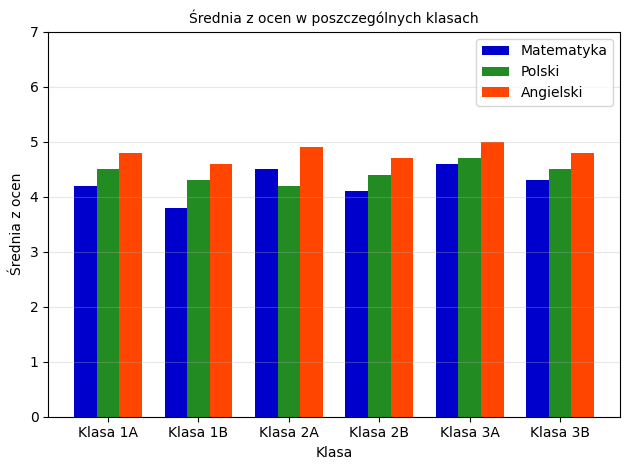

This chart was generated by the following Python code:
#Zad.2. Na bazie pliku oceny11.xlsx stwórz wykres słupkowy. 
#Zadbaj o jego podpisanie i estetykę.

# %%
import xlrd
import openpyxl
import pandas as pd
import numpy as np
import matplotlib.pyplot as plt
from matplotlib.ticker import MultipleLocator
from sqlite3 import connect

#%%
data = pd.read_excel('oceny11.xlsx')

#%% 
Klasa = data["Klasa"]
Matematyka = data['Matematyka']
Polski = data["Polski"]
Angielski = data ["Angielski"]

X = np.arange(len(Klasa))
fig, ax = plt.subplots()
ax.bar (X-0.25, Matematyka,color='mediumblue',width=0.25, label= "Matematyka" )
ax.bar (X, Polski, color = 'forestgreen', width = 0.25 , label = "Polski")
ax.bar (X + 0.25, Angielski, color = 'orangered', width = 0.25, label = "Angielski")
ax.set_xticks (X)
ax.set_xticklabels (Klasa)
plt.ylim (0, 7)
ax.legend ()
ax.set_title ('Średnia z ocen w poszczególnych klasach', fontsize=10)
ax.set_ylabel ('Średnia z ocen')
ax.set_xlabel ('Klasa')
ax.grid (axis='y', alpha=0.3)
fig.tight_layout()
plt.show()
plt.savefig('Zadanie_2.pdf', format='png')
# %%
